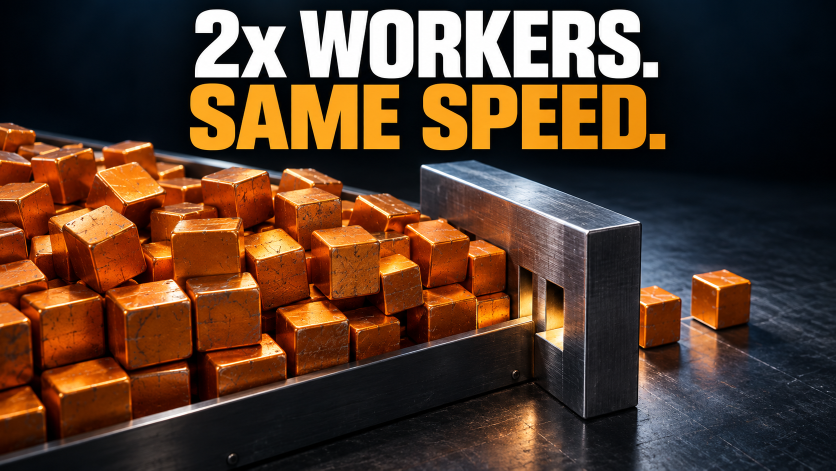
#> input picture production/05-worker-bottleneck/assets/thumbnail-source.png, 1672 x 941 px (shown at 1/2 size)
$ python -i packaging.py   (imports and definitions only)
#> lines starting #> are read from the running program, lines starting #| are printed output that depends on the picture
"""Packaging: titulo + miniatura. Lo que decide el clic antes de que exista el video.

Diagnostico del 2026-09-18 (28 dias, 5 videos): 4.200 impresiones, CTR 1,0%.
YouTube enseñaba los videos (42% browse, 34% sugeridos) y nadie clicaba. Las
miniaturas publicadas, medidas con las mismas metricas que `visual_research`
aplica a los outliers de la competencia:

                     luminancia   saturacion   pixeles casi negros
  outliers (n=26)    0,33 med.    0,35 med.    42% med.  (p75: 55%)
  episodios 1-4      0,10-0,21    0,09-0,42    75-86%
  episodio 5         0,26         0,64         51%

Cuatro de cinco miniaturas eran un objeto oscuro sobre fondo negro con dos o
tres palabras sin referente ("IT LIED", "IT FITS?", "I FOUND IT"). En el feed,
con tema oscuro, desaparecen; y el texto no dice de que va el video.

Este modulo no decide el packaging: lo mide contra esos umbrales y se niega a
subir uno que ya sabemos que no funciona.
"""

from __future__ import annotations

import re
from dataclasses import dataclass, field
from pathlib import Path

# --- Titulo ----------------------------------------------------------------
# Medido sobre 33 outliers del nicho (snapshots 2026-09-10 y 2026-09-22):
#   longitud   min 38   p25 52   mediana 58   p75 68   max 95
#   <= 50 caracteres  ->  score mediano 3,31x
#    > 50 caracteres  ->  score mediano 5,08x
# Asi que el limite superior se queda donde estaba (mas de 60 se corta en el
# feed), pero se avisa por abajo: un titulo de 40 caracteres no es "limpio",
# es un titulo que no ha dicho de que va.
TITLE_MAX_CHARS = 60
TITLE_MIN_CHARS = 45
# En el movil se ven ~40 caracteres antes del "...". Lo importante va delante.
TITLE_MOBILE_CHARS = 40

# Herramientas y productos que la gente busca por su nombre. En la misma
# muestra: titulo con herramienta nombrada -> score mediano 5,17x; sin ella,
# 3,72x (n=18 vs 15). Es correlacion, no causa: el tema y la herramienta van
# juntos. Pero es la unica palanca de descubrimiento que controla un canal sin
# audiencia, porque la busqueda no depende del algoritmo de recomendacion.
# El video 7 recibio el 25% de su trafico por la busqueda "elevenlabs".
KNOWN_TOOLS = (
    "claude", "claude code", "chatgpt", "gpt", "codex", "gemini", "anthropic",
    "openai", "cursor", "copilot", "n8n", "zapier", "make.com", "langchain",
    "llamaindex", "ollama", "llama", "mistral", "deepseek", "qwen", "grok",
    "mlx", "gemma", "whisper", "elevenlabs", "piper", "ffmpeg", "docker",
    "supabase", "replit", "windsurf", "notion", "obsidian", "archon",
    "playwright", "puppeteer", "pytest", "postgres", "redis", "kubernetes",
)

# --- Texto de la miniatura -------------------------------------------------
THUMB_MAX_WORDS = 4
# Palabras que no nombran nada. Un texto hecho solo de estas ("IT LIED") es
# ilegible sin el titulo, y en el feed la miniatura se lee ANTES que el titulo.
CONTENTLESS_WORDS = {
    "i", "me", "my", "we", "you", "your", "it", "its", "it's", "this", "that",
    "the", "a", "an", "is", "was", "are", "did", "do", "does", "not", "no",
    "yes", "so", "and", "or", "but", "found", "lied", "lies", "fits", "moved",
    "said", "works", "worked", "broke", "failed", "wrong", "right", "trap",
    "really", "again", "still", "now", "here", "there", "why", "how", "what",
}
PRONOUN_SUBJECTS = ("it", "it's", "its", "this", "that", "i")

# --- Imagen ----------------------------------------------------------------
# Umbrales: entre el p25 de los outliers y lo que tenian los episodios 1-4.
THUMB_MIN_LUMINANCE = 0.22    # media de gris, 0..1
THUMB_MIN_SATURATION = 0.20   # media del canal S de HSV, 0..1
THUMB_MAX_DARK_SHARE = 0.60   # fraccion de pixeles con gris < 40
THUMB_MIN_WIDTH = 1280
NEAR_BLACK = 40

_WORD = re.compile(r"[a-z0-9']+")


def _content_words(text: str) -> list[str]:
    return [w for w in _WORD.findall(text.lower()) if w not in CONTENTLESS_WORDS]


# [70 lines left out: functions names_tool, lint_title, title_search_note, lint_thumb_text, not called in this run]


@dataclass
class ThumbAudit:
    path: Path
    width: int
    height: int
    luminance: float
    saturation: float
    dark_share: float
    problems: list[str] = field(default_factory=list)

    @property
    def ok(self) -> bool:
        return not self.problems


def audit_thumbnail(path: Path) -> ThumbAudit:
    """Mide la imagen. Solo PIL: tiene que funcionar sin OpenCV ni Tesseract."""
    from PIL import Image, ImageStat

    with Image.open(path) as im:
#> im is the input picture: PIL image 1672x941 RGB; mean R, G, B 86.1, 59.5, 42.7
        rgb = im.convert("RGB")
    grey = rgb.convert("L")
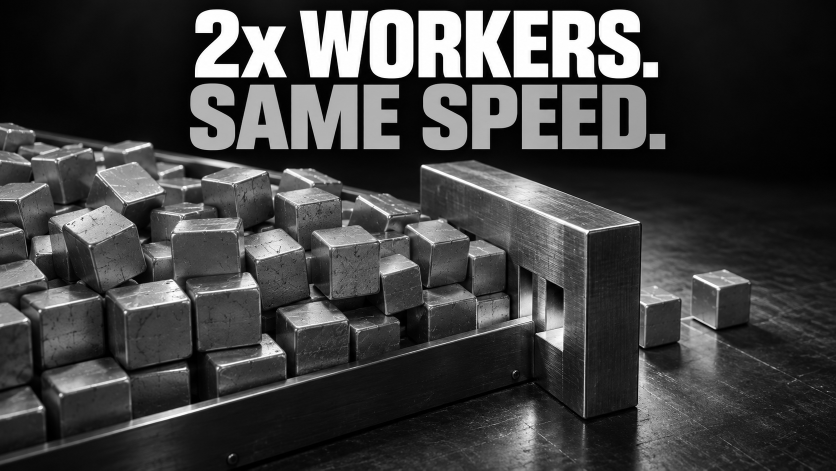
#> grey: PIL image 1672x941 L (shown at 1/2 size); min 0, max 255, mean 65.6
    hist = grey.histogram()
#> hist = 256 values, max 43659 at index 4, min 359 at index 239, mean 6145.9
    total = sum(hist)
#> total = 1573352
    luminance = sum(i * c for i, c in enumerate(hist)) / total / 255
#> luminance = 0.257
    dark_share = sum(hist[:NEAR_BLACK]) / total
#> dark_share = 0.514
    saturation = ImageStat.Stat(rgb.convert("HSV")).mean[1] / 255
#> saturation = 0.638

    audit = ThumbAudit(path, rgb.width, rgb.height, luminance, saturation, dark_share)
    if rgb.width < THUMB_MIN_WIDTH:
        audit.problems.append(f"{rgb.width} px de ancho; YouTube sirve 1280.")
    if abs(rgb.width / rgb.height - 16 / 9) > 0.02:
        audit.problems.append("no es 16:9; YouTube la recortara.")
    if luminance < THUMB_MIN_LUMINANCE:
        audit.problems.append(
            f"luminancia {luminance:.2f} < {THUMB_MIN_LUMINANCE}: demasiado oscura "
            "para el feed en tema oscuro (los outliers estan en 0,33)."
        )
    if saturation < THUMB_MIN_SATURATION:
        audit.problems.append(
            f"saturacion {saturation:.2f} < {THUMB_MIN_SATURATION}: sin color no hay "
            "nada que pare el scroll (los outliers estan en 0,35)."
        )
    if dark_share > THUMB_MAX_DARK_SHARE:
        audit.problems.append(
            f"{dark_share:.0%} de pixeles casi negros; maximo {THUMB_MAX_DARK_SHARE:.0%}. "
            "El sujeto tiene que llenar el encuadre, no flotar en negro."
        )
    return audit


# [9 lines left out: function report, not called in this run]

>>> result = audit_thumbnail('../../production/05-worker-bottleneck/assets/thumbnail-source.png')
